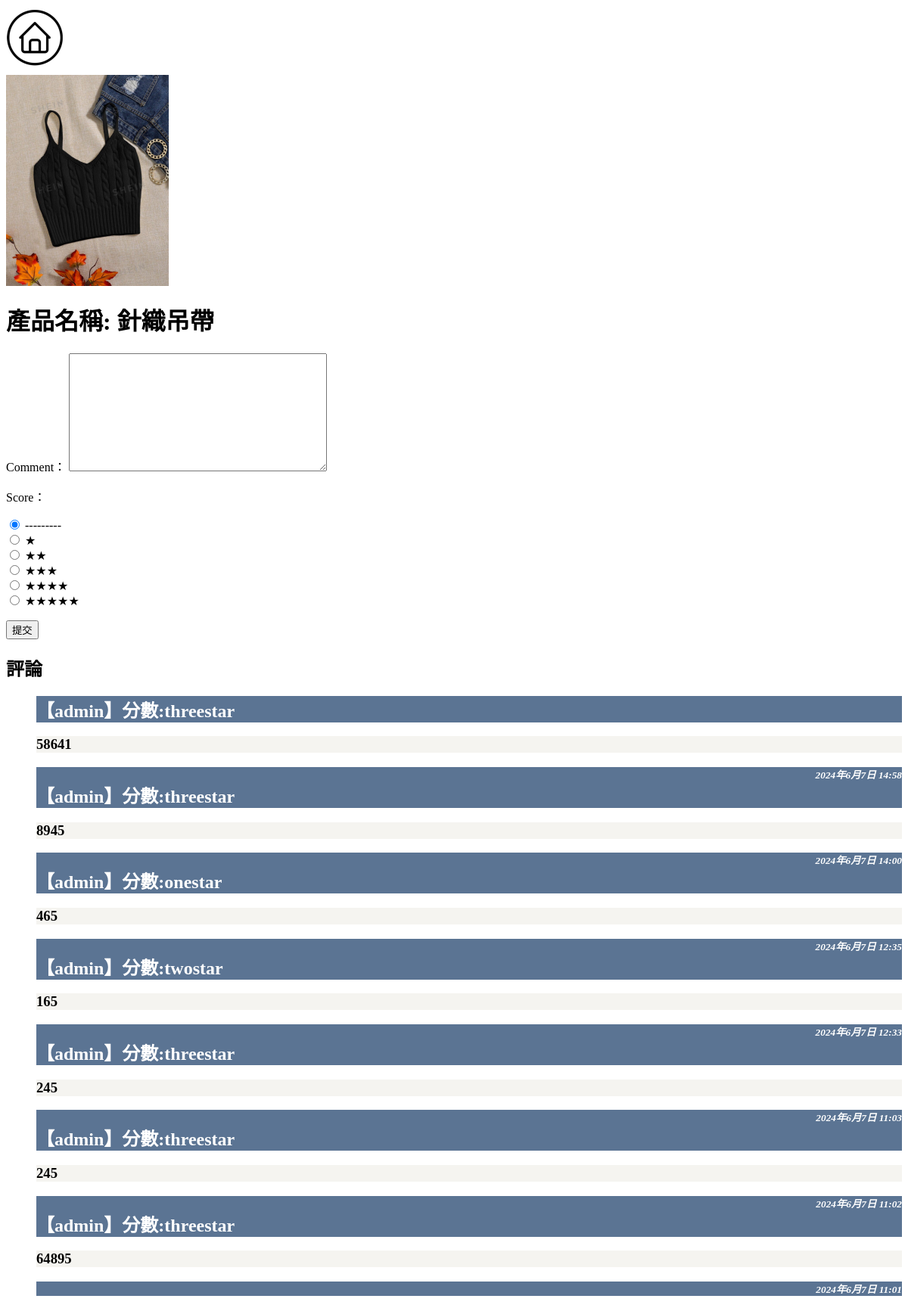
The app's page /evaluate/3/, older data.
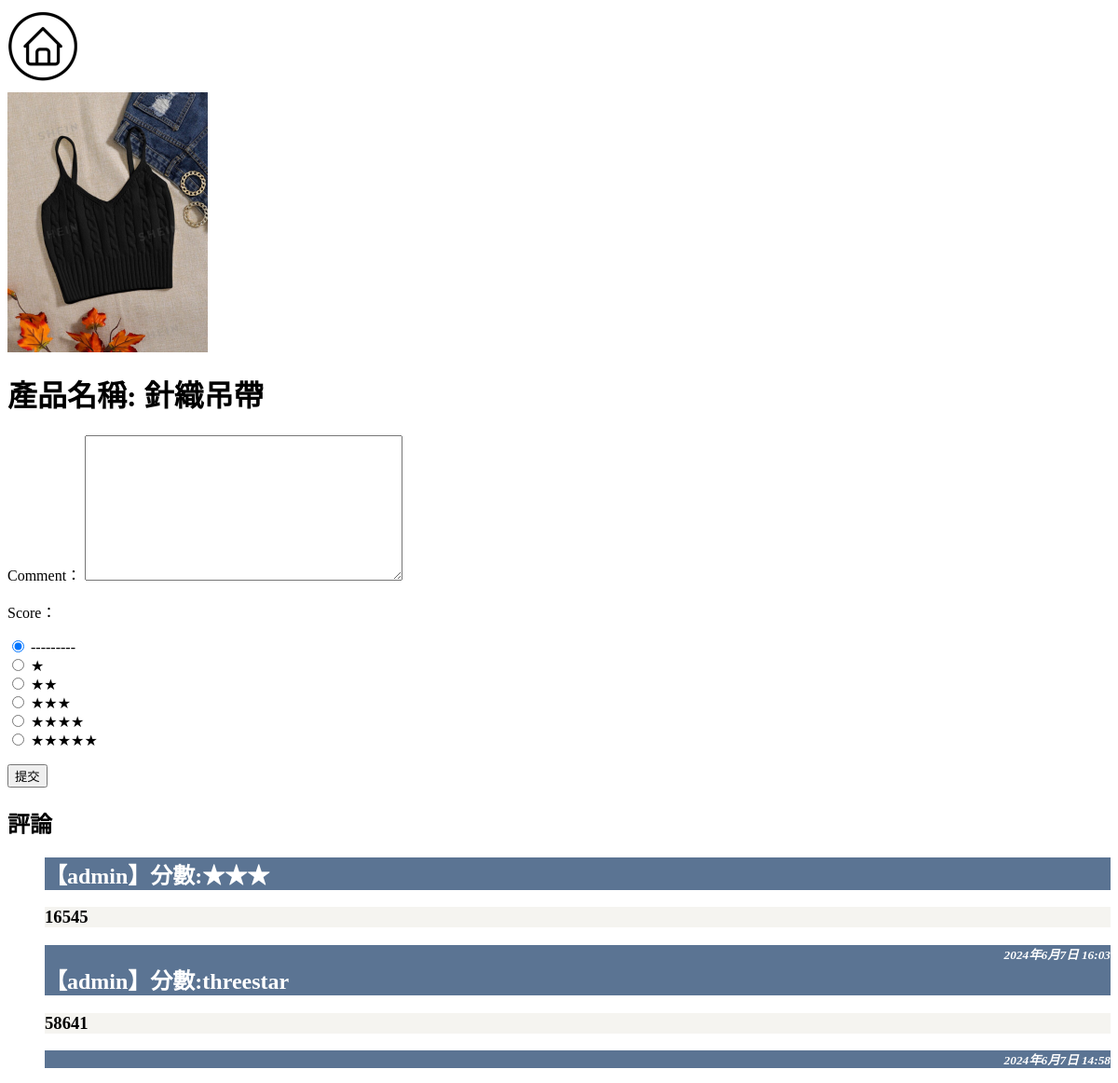
The same page, newer data.
### mysite/models.py (models this page shows, shortened)
class Comment(models.Model):
    Score = (
    ('1分', '★'),
    ('2分', '★★'),
    ('3分', '★★★'),
    ('4分', '★★★★'),
    ('5分', '★★★★★'),
)
    member_id = models.ForeignKey(Member, on_delete=models.CASCADE)
    product_id = models.ForeignKey(Product, on_delete=models.CASCADE, null=True)
    comment = models.TextField()
    score = models.CharField(max_length=10,choices=Score)
    scoreDate = models.DateTimeField(auto_now_add=True)
    enabled = models.BooleanField(default=True)

class Member(AbstractUser):
    borndate = models.CharField(max_length=10, default='')
    Gender = (('M','男性'),('W',"女性"),)
    gender = models.CharField(max_length=5,choices=Gender)
    phoneNum = models.CharField(max_length=20, blank=True, null=True)

### mysite/views.py (the view)
# urls.py: path('evaluate/<int:product_id>/', mv.evaluate, name='evaluate'),
def evaluate(request, product_id):
    product = get_object_or_404(Product, id=product_id)
    comments = Comment.objects.filter(product_id=product, enabled=True).order_by('-scoreDate')[:30]
    if request.method == 'POST':
        form = CommentForm(request.POST)
        if form.is_valid():
            comment = form.save(commit=False)
            comment.member_id = request.user # 假设你有一个从用户到会员的外键关系
            comment.product_id = product
            comment.save()
            return redirect('product', id=product_id)
    else:
        form = CommentForm()
    return render(request, 'evaluate.html', locals())

### mysite/forms.py
class CommentForm(forms.ModelForm):
    class Meta:
        model = Comment
        fields = ['comment', 'score']
        widgets = {
            'score': forms.RadioSelect(choices=Comment.Score)
        }

### templates/evaluate.html (shortened to what this page needs)
 {% load static %}
 <!DOCTYPE html>
 <html>
    <head>
        <link rel="stylesheet" href="{% static 'css/evaluate.css' %}">
        <a href="{% url 'product' product.id %}">
            <img id="house" src="{% static 'images/house.png' %}" alt="">
            </a>
            <div class="two">
                <img src="{{ product.image.url }}" alt="{{ product.name }}" style="max-width:100%;">
            </div>
    </head>
 <body>
     <h1>產品名稱: {{ product.name }}</h1>
     <form method="post">
         {{ form.as_p }}
         <button type="submit" class="btn btn-primary">提交</button>
     </form>
     <h2>評論</h2>
     <ul>
        <div class="row">
        {% if comments %}
            {% for p in comments %}
            <div class="col-sm-12 col-md-4">
                <div class='card'>
                    <div class='card-header' align='left' style='background-color:#5B7493; color:#ffffff;font-family:微軟正黑體;font-size:18pt;font-weight:bold;'>【{{ p.member_id.username }}】分數:{{ p.get_score_display }}</div>
                    <div class='card-body' style="background-color:#F5F4F0; font-family:微軟正黑體;font-size:14pt;font-weight:bold;">{{ p.comment | linebreaks }}</div>
                    <div class='card-footer' align='right' style='background-color:#5B7493; color:#ffffff; font-family:微軟正黑體;font-size:12pt;font-weight:bold;'>
                        <i><small>{{ p.scoreDate }}</small></i>
                    </div>
                </div>
            </div>
            {% endfor %}
            {% else %}
                <li>目前還沒有評論喔</li>
        {% endif %}
        </div>
    </ul>
 </body>
 </html>

Row changes from the older to the newer data that the page shows:
removed Comment: member_id.username "admin", score "threestar", comment "8945", scoreDate "2024年6月7日 14:00"
removed Comment: member_id.username "admin", score "onestar", comment "465", scoreDate "2024年6月7日 12:35"
removed Comment: member_id.username "admin", score "twostar", comment "165", scoreDate "2024年6月7日 12:33"
removed Comment: member_id.username "admin", score "threestar", comment "245", scoreDate "2024年6月7日 11:03"
removed Comment: member_id.username "admin", score "threestar", comment "245", scoreDate "2024年6月7日 11:02"
removed Comment: member_id.username "admin", score "threestar", comment "64895", scoreDate "2024年6月7日 11:01"
added Comment: member_id.username "admin", score "★★★", comment "16545", scoreDate "2024年6月7日 16:03"
